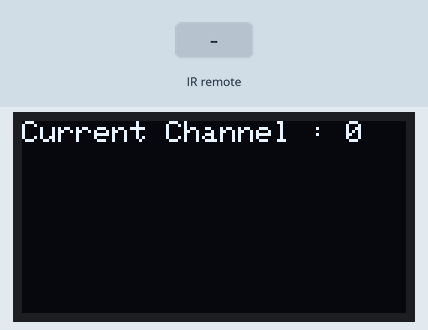
This sketch was run on a simulated ESP8266 (NodeMCU). Parts: 128×64 one-colour display. The test bench sets the inputs (shaded band).

Above: at 1.2 s.
1.3 s: infrared code 0xFF906F received
2.8 s: infrared code 0xFF9867 received
Timing chart, 0 to 5.8 s (numbered marks = the images above; inputs shaded):
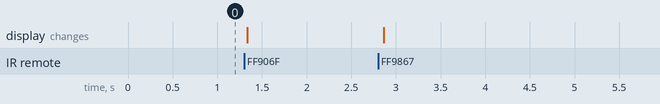

The sketch:

8_2.ino
```cpp
#include <IRremoteESP8266.h>
#include <IRrecv.h>
#include <Adafruit_GFX.h>
#include <Adafruit_SH1106.h>
#define SDA 21
#define SCL 22
#define IR 15
IRrecv irRecv(IR);
decode_results results;
int channel = 0;
int i;
unsigned long keyCode ,last = millis();
unsigned long firstChannel = 0xFFE01F;
unsigned long lastChannel = 0xFF906F;
unsigned long plusChannel = 0xFF02FD;
unsigned long minusChannel = 0xFF9867;
unsigned long numberCodes[] = {
  0xFF6897,0xFF30CF,0xFF18E7,0xFF7A85,0xFF10EF,
  0xFF38C7,0xFF5AA5,0xFF42BD,0xFF4AB5,0xFF52AD
};
Adafruit_SH1106 display(SDA, SCL);
void setup(){
  irRecv.enableIRIn();
  display.begin(SH1106_SWITCHCAPVCC, 0x3C);
  display.clearDisplay();
  display.setTextSize(1);
  display.setTextColor(WHITE);
  display.setCursor(0, 0);
  display.print("Current Channel : ");
  display.print(channel);
  display.display();
  Wire.begin();
}
void loop(){
  if(irRecv.decode(&results)){
     if(millis() - last > 250){
      keyCode = results.value;
      if(keyCode == firstChannel){
        channel = 0;
      }else if(keyCode == lastChannel){
        channel = 9;
      }else if(keyCode == plusChannel){
        channel += 1;
        if(channel > 9){
          channel = 0;
        }
      }else if(keyCode == minusChannel){
        channel -= 1;
        if(channel < 0){
          channel = 9;
        }
      }
      for(i = 0; i < 10; i++){
        if(keyCode == numberCodes[i]){
          channel = i;
        }
      }
      display.clearDisplay();
      display.setCursor(0, 0);
      display.print("Current Channel : ");
      display.print(channel);
      display.display();
     }
     last = millis();
     irRecv.resume();
  }
  delay(50);
}
```
